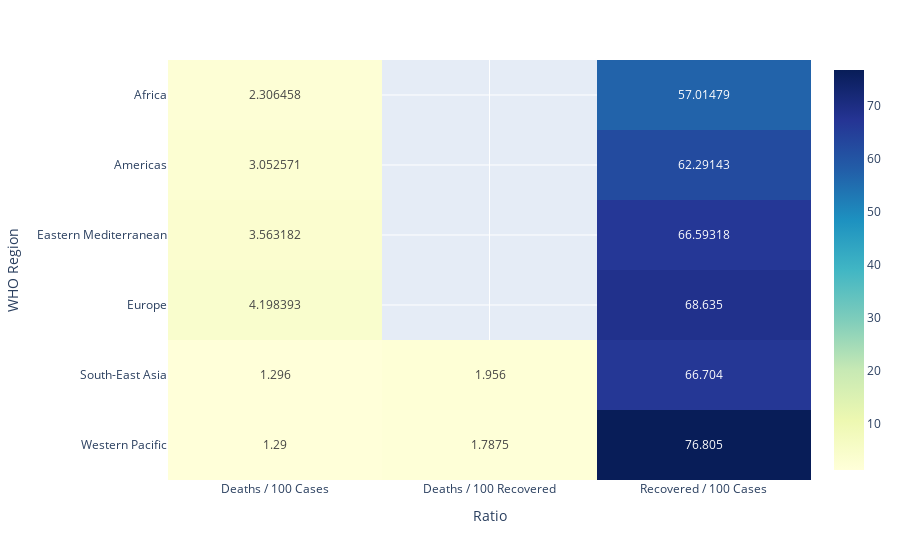

Notebook code for this chart:
### Code cell
fig = px.imshow(
    heatmap_df.pivot(index='WHO Region', columns='Ratio', values='Average'),
    text_auto=True,
    aspect="auto",
    color_continuous_scale="YlGnBu"
)
fig.show()

### Figure 1 — Plotly figure (JSON) as saved in the notebook; plotly's stock layout.template omitted (floating-point values rounded to 4 significant figures)
{"data": [{"coloraxis": "coloraxis", "hovertemplate": "Ratio: %{x}<br>WHO Region: %{y}<br>color: %{z}<extra></extra>", "name": "0", "texttemplate": "%{z}", "type": "heatmap", "x": ["Deaths / 100 Cases", "Deaths / 100 Recovered", "Recovered / 100 Cases"], "xaxis": "x", "y": ["Africa", "Americas", "Eastern Mediterranean", "Europe", "South-East Asia", "Western Pacific"], "yaxis": "y", "z": [[2.306, null, 57.01], [3.053, null, 62.29], [3.563, null, 66.59], [4.198, null, 68.64], [1.296, 1.956, 66.7], [1.29, 1.788, 76.8]]}], "layout": {"coloraxis": {"colorscale": [[0, "rgb(255,255,217)"], [0.125, "rgb(237,248,177)"], [0.25, "rgb(199,233,180)"], [0.375, "rgb(127,205,187)"], [0.5, "rgb(65,182,196)"], [0.625, "rgb(29,145,192)"], [0.75, "rgb(34,94,168)"], [0.875, "rgb(37,52,148)"], [1, "rgb(8,29,88)"]]}, "margin": {"t": 60}, "xaxis": {"anchor": "y", "domain": [0, 1], "title": {"text": "Ratio"}}, "yaxis": {"anchor": "x", "autorange": "reversed", "domain": [0, 1], "title": {"text": "WHO Region"}}}}
